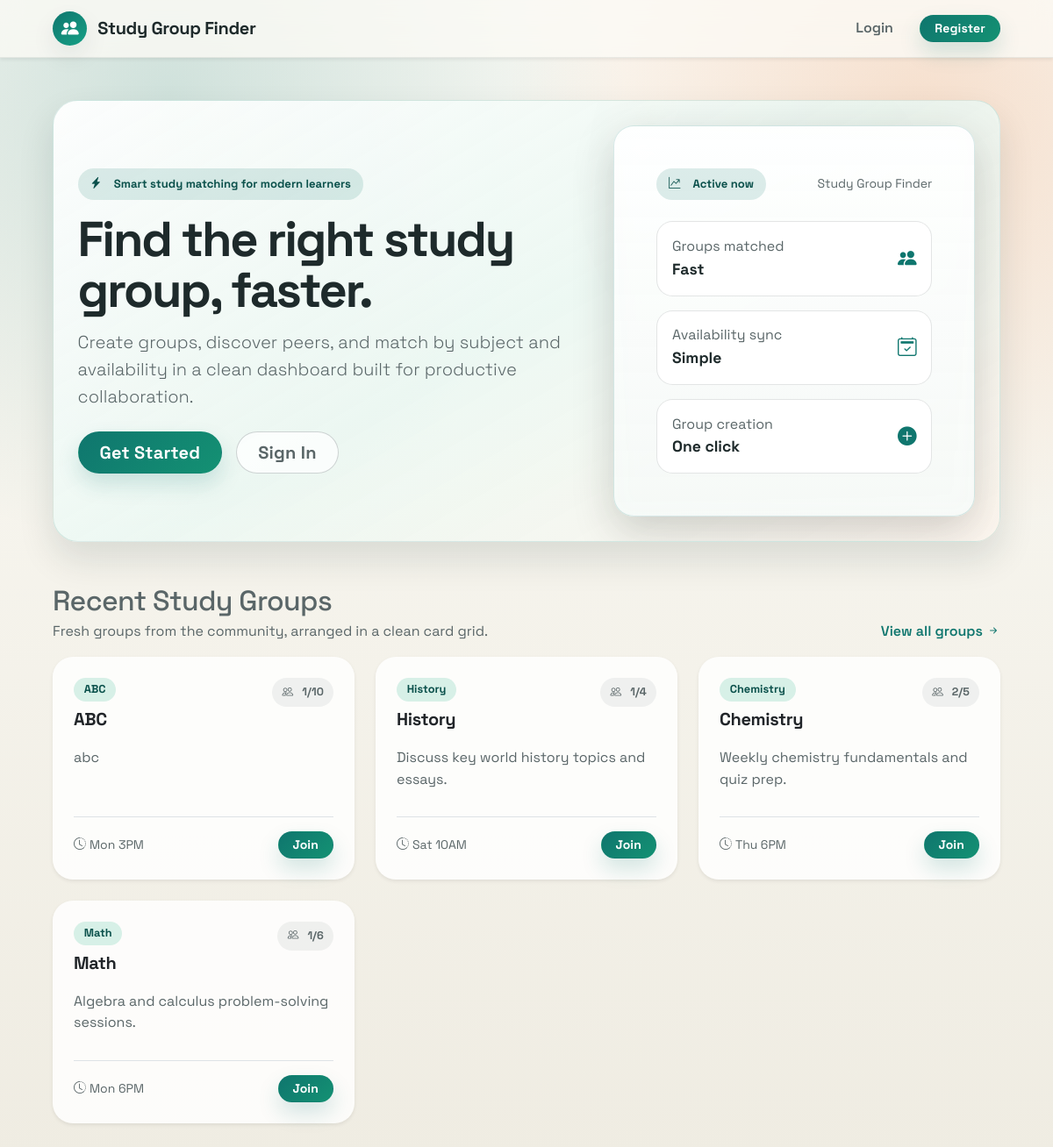
The page / on the database its author committed.
### models/group.py (models this page shows)
class StudyGroup(db.Model):
    __tablename__ = "study_group"
    __table_args__ = (
        db.CheckConstraint("max_members >= 2", name="ck_study_group_max_members_min"),
        db.CheckConstraint(
            "length(trim(subject)) > 0", name="ck_study_group_subject_not_blank"
        ),
        db.Index("ix_study_group_subject", "subject"),
    )
    id = db.Column(db.Integer, primary_key=True)
    subject = db.Column(db.String(120), nullable=False)
    description = db.Column(db.Text, nullable=False)
    schedule = db.Column(db.String(255), nullable=False)
    max_members = db.Column(db.Integer, nullable=False, default=5)
    is_private = db.Column(db.Boolean, nullable=False, default=False, index=True)
    invite_token = db.Column(db.String(64), nullable=False, unique=True, default=_generate_invite_token)
    creator_id = db.Column(db.Integer, db.ForeignKey("user.id"), nullable=False)
    created_at = db.Column(db.DateTime, default=datetime.utcnow)
    creator = db.relationship("User", back_populates="created_groups")
    members = db.relationship(
        "GroupMember", back_populates="group", cascade="all, delete-orphan"
    )
    sessions = db.relationship(
        "GroupSession", back_populates="group", cascade="all, delete-orphan"
    )
    chat_messages = db.relationship(
        "ChatMessage", back_populates="group", cascade="all, delete-orphan"
    )
    @property
    def current_member_count(self):
        return len(self.members)

### app.py (the view)
    @app.route("/")
    def index():
        recent_groups = (
            StudyGroup.query.filter_by(is_private=False)
            .order_by(StudyGroup.created_at.desc())
            .limit(6)
            .all()
        )
        return render_template("index.html", recent_groups=recent_groups)

### templates/index.html (shortened to what this page needs)
{% extends 'base.html' %}
{% block content %}
<section class="hero-shell rounded-5 overflow-hidden mb-5">
    <div class="row align-items-center g-4 hero-grid">
        <div class="col-lg-7">
            <span class="hero-badge"><i class="bi bi-lightning-charge-fill me-2"></i>Smart study matching for modern learners</span>
            <h1 class="display-4 fw-bold mt-3 mb-3 hero-title">Find the right study group, faster.</h1>
            <p class="lead text-muted mb-4 hero-copy">Create groups, discover peers, and match by subject and availability in a clean dashboard built for productive collaboration.</p>
            <div class="d-flex flex-wrap gap-3">
                {% if current_user.is_authenticated %}
                    <a class="btn btn-primary btn-lg rounded-pill px-4" href="{{ url_for('user.dashboard') }}">Open Dashboard</a>
                    <a class="btn btn-outline-secondary btn-lg rounded-pill px-4" href="{{ url_for('group.browse_groups') }}">Browse Groups</a>
                {% else %}
                    <a class="btn btn-primary btn-lg rounded-pill px-4" href="{{ url_for('auth.register') }}">Get Started</a>
                    <a class="btn btn-outline-secondary btn-lg rounded-pill px-4" href="{{ url_for('auth.login') }}">Sign In</a>
                {% endif %}
            </div>
        </div>
        <div class="col-lg-5">
            <div class="hero-card shadow-lg rounded-5 p-4 p-md-5">
                <div class="d-flex align-items-center justify-content-between mb-4">
                    <span class="stat-chip"><i class="bi bi-graph-up-arrow me-2"></i>Active now</span>
                    <span class="text-muted small">Study Group Finder</span>
                </div>
                <div class="mini-stat mb-3">
                    <div>
                        <div class="mini-stat-label">Groups matched</div>
                        <div class="mini-stat-value">Fast</div>
                    </div>
                    <i class="bi bi-people-fill stat-icon"></i>
                </div>
                <div class="mini-stat mb-3">
                    <div>
                        <div class="mini-stat-label">Availability sync</div>
                        <div class="mini-stat-value">Simple</div>
                    </div>
                    <i class="bi bi-calendar2-check stat-icon"></i>
                </div>
                <div class="mini-stat">
                    <div>
                        <div class="mini-stat-label">Group creation</div>
                        <div class="mini-stat-value">One click</div>
                    </div>
                    <i class="bi bi-plus-circle-fill stat-icon"></i>
                </div>
            </div>
        </div>
    </div>
</section>
<section class="mb-3 d-flex align-items-end justify-content-between gap-3 flex-wrap">
    <div>
        <h2 class="section-title mb-1">Recent Study Groups</h2>
        <p class="text-muted mb-0">Fresh groups from the community, arranged in a clean card grid.</p>
    </div>
    <a class="text-decoration-none fw-semibold text-teal" href="{{ url_for('group.browse_groups') }}">View all groups <i class="bi bi-arrow-right-short"></i></a>
</section>
{% if recent_groups %}
    <div class="row g-4 row-cols-1 row-cols-md-2 row-cols-xl-3">
        {% for group in recent_groups %}
            <div class="col">
                <article class="card app-card h-100 border-0 shadow-sm rounded-4">
                    <div class="card-body p-4 d-flex flex-column">
                        <div class="d-flex justify-content-between align-items-start gap-3 mb-3">
                            <div>
                                <span class="badge app-badge mb-2">{{ group.subject }}</span>
                                <h3 class="h5 fw-bold mb-1">{{ group.subject }}</h3>
                            </div>
                            <span class="member-pill"><i class="bi bi-people me-1"></i>{{ group.current_member_count }}/{{ group.max_members }}</span>
                        </div>
                        <p class="text-muted flex-grow-1">{{ group.description }}</p>
                        <div class="d-flex align-items-center justify-content-between mt-3 pt-3 border-top">
                            <div class="small text-muted"><i class="bi bi-clock-history me-1"></i>{{ group.schedule }}</div>
                            {% if current_user.is_authenticated %}
                                <form method="post" action="{{ url_for('group.join_group', group_id=group.id) }}" class="js-loading-form">
                                    <button type="submit" class="btn btn-primary btn-sm rounded-pill px-3" data-loading-label="Joining...">Join</button>
                                </form>
                            {% else %}
                                <a class="btn btn-primary btn-sm rounded-pill px-3" href="{{ url_for('auth.login') }}">Join</a>
                            {% endif %}
                        </div>
                    </div>
                </article>
            </div>
        {% endfor %}
    </div>
{% else %}
    <div class="empty-state text-center rounded-4 p-5 shadow-sm">
        <i class="bi bi-journal-x display-6 text-teal"></i>
        <h3 class="mt-3 mb-2">No study groups yet</h3>
        <p class="text-muted mb-0">Be the first to create a group and start matching with classmates.</p>
    </div>
{% endif %}
{% endblock %}

### static/style.css (style rules this page uses)
:root { --bg: #f6f6f0; --bg-strong: #efece2; --panel: rgba(255, 255, 255, 0.82); --panel-solid: #ffffff; --ink: #1e2a2b; --muted: #5a6668; --brand: #0f766e; --brand-dark: #0a504b; --brand-soft: #d7f0e7; --accent: #e47834; --accent-soft: #fde6d8; --danger: #b42318; --warning: #b54708; --success: #027a48; --border: rgba(26, 44, 46, 0.12); --shadow-soft: 0 12px 28px rgba(17, 40, 42, 0.08); --shadow-card: 0 20px 40px rgba(17, 40, 42, 0.12); --radius-xl: 1.45rem; --radius-lg: 1.15rem; --radius-md: 0.9rem; }
* { box-sizing: border-box; }
html, body { min-height: 100%; }
body { margin: 0; color: var(--ink); font-family: "Space Grotesk", "Segoe UI", sans-serif; line-height: 1.55; background-color: var(--bg); background-image: radial-gradient(circle at 16% 8%, rgba(15, 118, 110, 0.18) 0, rgba(15, 118, 110, 0) 33%), radial-gradient(circle at 88% 10%, rgba(228, 120, 52, 0.2) 0, rgba(228, 120, 52, 0) 30%), linear-gradient(180deg, #fbfaf5 0%, var(--bg-strong) 100%); background-attachment: fixed; }
h1, h2, h3, h4, h5, h6 { margin-top: 0; letter-spacing: -0.02em; }
p { margin-bottom: 0.85rem; }
.app-body { min-height: 100vh; }
.text-muted, .section-title, .mini-stat-label { color: var(--muted) !important; }
.text-teal, .inline-link { color: var(--brand) !important; }
a { color: inherit; }
.hero-shell { padding: clamp(1.2rem, 2.3vw, 2.2rem); border-radius: 1.8rem !important; border: 1px solid rgba(15, 118, 110, 0.14); background: linear-gradient(150deg, rgba(255, 255, 255, 0.93) 0%, rgba(235, 248, 243, 0.86) 50%, rgba(255, 247, 239, 0.8) 100%), radial-gradient(circle at 82% 16%, rgba(15, 118, 110, 0.1), transparent 34%); box-shadow: var(--shadow-card); }
.hero-grid { min-height: 460px; }
.hero-title { letter-spacing: -0.04em; line-height: 1.03; }
.hero-badge, .stat-chip, .app-badge, .timeline-chip, .member-pill { display: inline-flex; align-items: center; gap: 0.38rem; border-radius: 999px; font-weight: 700; }
.hero-badge, .stat-chip { font-size: 0.82rem; color: var(--brand-dark); background: rgba(15, 118, 110, 0.14); padding: 0.5rem 0.88rem; }
.hero-card, .app-card, .auth-panel, .dashboard-sidebar, .empty-state, .timeline-item, .profile-card { border: 1px solid var(--border); border-radius: var(--radius-xl) !important; background: var(--panel); backdrop-filter: blur(12px); box-shadow: var(--shadow-soft); }
.hero-card { background: linear-gradient(180deg, rgba(255, 255, 255, 0.96) 0%, rgba(246, 250, 248, 0.9) 100%); border-color: rgba(15, 118, 110, 0.16); }
.mini-stat { display: flex; align-items: center; justify-content: space-between; gap: 1rem; padding: 0.98rem 1.05rem; border-radius: var(--radius-lg); border: 1px solid var(--border); background: var(--panel-solid); }
.mini-stat-value { color: var(--ink); font-size: 1.1rem; font-weight: 800; }
.stat-icon { color: var(--brand); font-size: 1.35rem; }
.btn { border-radius: 999px; font-weight: 700; letter-spacing: 0.01em; transition: transform 170ms ease, box-shadow 170ms ease, background-color 170ms ease, border-color 170ms ease; }
.btn-primary { border-color: transparent; background: linear-gradient(135deg, var(--brand) 0%, #149173 100%); box-shadow: 0 12px 24px rgba(15, 118, 110, 0.18); }
.btn-outline-secondary { color: var(--muted); border-color: rgba(26, 44, 46, 0.2); background: rgba(255, 255, 255, 0.72); }
.app-badge { font-size: 0.8rem; color: var(--brand-dark); background: var(--brand-soft); padding: 0.43rem 0.73rem; }
.member-pill, .timeline-chip { font-size: 0.79rem; color: var(--muted); background: rgba(17, 40, 42, 0.06); padding: 0.43rem 0.7rem; }

### rows shown on the page
StudyGroup: subject "ABC", current_member_count "1", max_members "10", description "abc", schedule "Mon 3PM"
StudyGroup: subject "History", current_member_count "1", max_members "4", description "Discuss key world history topics and essays.", schedule "Sat 10AM"
StudyGroup: subject "Chemistry", current_member_count "2", max_members "5", description "Weekly chemistry fundamentals and quiz prep.", schedule "Thu 6PM"
StudyGroup: subject "Math", current_member_count "1", max_members "6", description "Algebra and calculus problem-solving sessions.", schedule "Mon 6PM"
